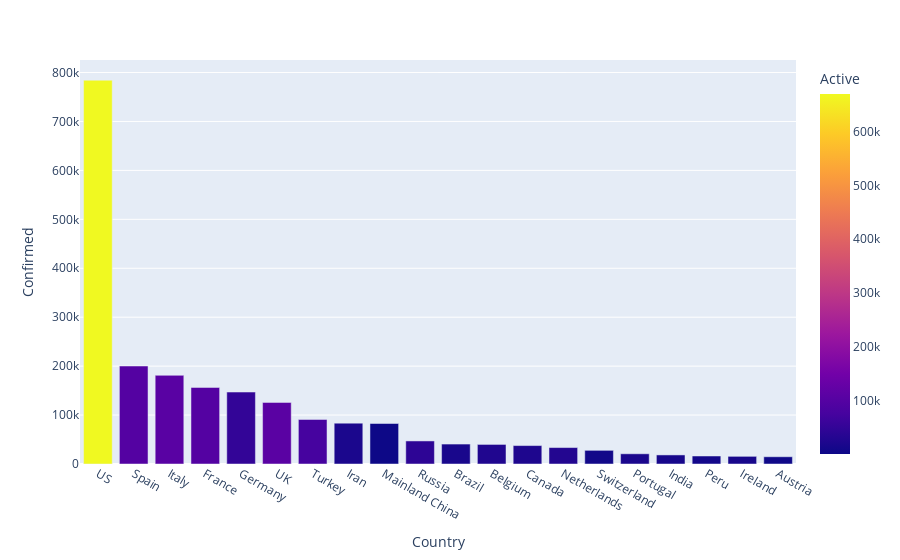

Notebook cell for this chart:
### Code cell
# fig = px.bar(mod_head, x=case, y='Confirmed')
# fig.show()
fig = px.bar(mod_head, x='Country', y='Confirmed',
             hover_data=['Death Rate', 'Recovery Rate'], color='Active')
fig.show()

### Figure 1 — Plotly figure (JSON) as saved in the notebook; plotly's stock layout.template omitted (floating-point values rounded to 4 significant figures)
{"data": [{"alignmentgroup": "True", "customdata": [[5.367, 9.222], [10.42, 40.25], [13.31, 26.97], [12.97, 24.31], [3.306, 62.22], [13.15, 0.3544], [2.352, 14.76], [6.238, 70.98], [5.598, 93.17], [0.8595, 7.313], [6.35, 54.32], [14.58, 22.25], [4.583, 33.31], [11.21, 0.9587], [5.114, 66.56], [3.523, 2.924], [3.193, 17.65], [2.726, 42.68], [4.389, 0.4919], [3.177, 71.86]], "hovertemplate": "Country=%{x}<br>Confirmed=%{y}<br>Death Rate=%{customdata[0]}<br>Recovery Rate=%{customdata[1]}<br>Active=%{marker.color}<extra></extra>", "legendgroup": "", "marker": {"color": [669903, 98771, 108237, 98152, 50703, 108860, 75410, 19023, 1022, 43270, 16026, 25260, 23389, 29502, 7915, 19518, 14674, 8912, 14888, 3694], "coloraxis": "coloraxis"}, "name": "", "offsetgroup": "", "orientation": "v", "showlegend": false, "textposition": "auto", "type": "bar", "x": ["US", "Spain", "Italy", "France", "Germany", "UK", "Turkey", "Iran", "Mainland China", "Russia", "Brazil", "Belgium", "Canada", "Netherlands", "Switzerland", "Portugal", "India", "Peru", "Ireland", "Austria"], "xaxis": "x", "y": [784326, 200210, 181228, 156480, 147065, 125856, 90980, 83505, 82747, 47121, 40743, 39983, 37658, 33588, 27944, 20863, 18539, 16325, 15652, 14795], "yaxis": "y"}], "layout": {"barmode": "relative", "coloraxis": {"colorbar": {"title": {"text": "Active"}}, "colorscale": [[0, "#0d0887"], [0.1111, "#46039f"], [0.2222, "#7201a8"], [0.3333, "#9c179e"], [0.4444, "#bd3786"], [0.5556, "#d8576b"], [0.6667, "#ed7953"], [0.7778, "#fb9f3a"], [0.8889, "#fdca26"], [1, "#f0f921"]]}, "legend": {"tracegroupgap": 0}, "margin": {"t": 60}, "xaxis": {"anchor": "y", "domain": [0, 1], "title": {"text": "Country"}}, "yaxis": {"anchor": "x", "domain": [0, 1], "title": {"text": "Confirmed"}}}}
